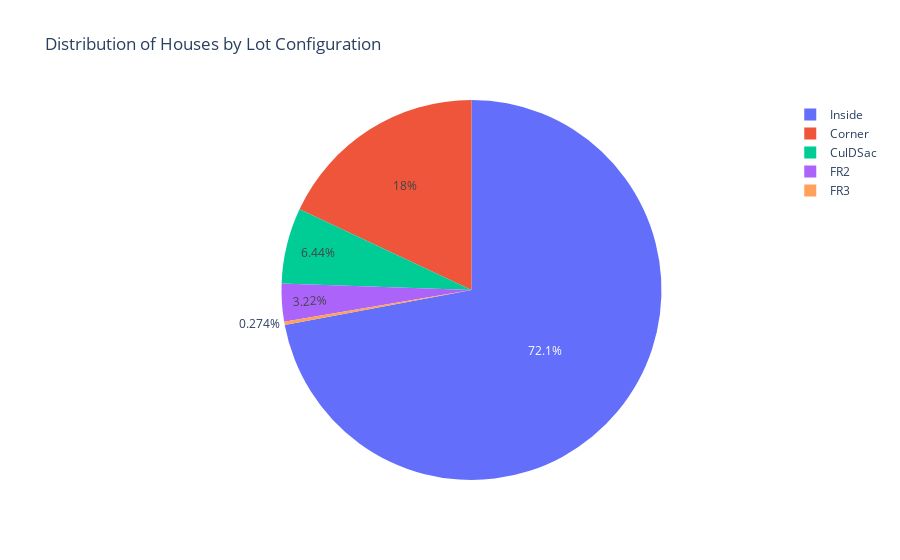

This figure's notebook cell:
### Code cell
# create a pie chart for the 'LotConfig' column
fig = px.pie(categorical_data, names='LotConfig', title='Distribution of Houses by Lot Configuration')
fig.show()

### Figure 1 — Plotly figure (JSON) as saved in the notebook; plotly's stock layout.template omitted (floating-point values rounded to 4 significant figures; data arrays with more than 128 entries replaced by an {"elided": "..."} marker saying what was removed)
{"data": [{"domain": {"x": [0, 1], "y": [0, 1]}, "hovertemplate": "LotConfig=%{label}<extra></extra>", "labels": {"elided": "1460 str values"}, "legendgroup": "", "name": "", "showlegend": true, "type": "pie"}], "layout": {"legend": {"tracegroupgap": 0}, "title": {"text": "Distribution of Houses by Lot Configuration"}}}
